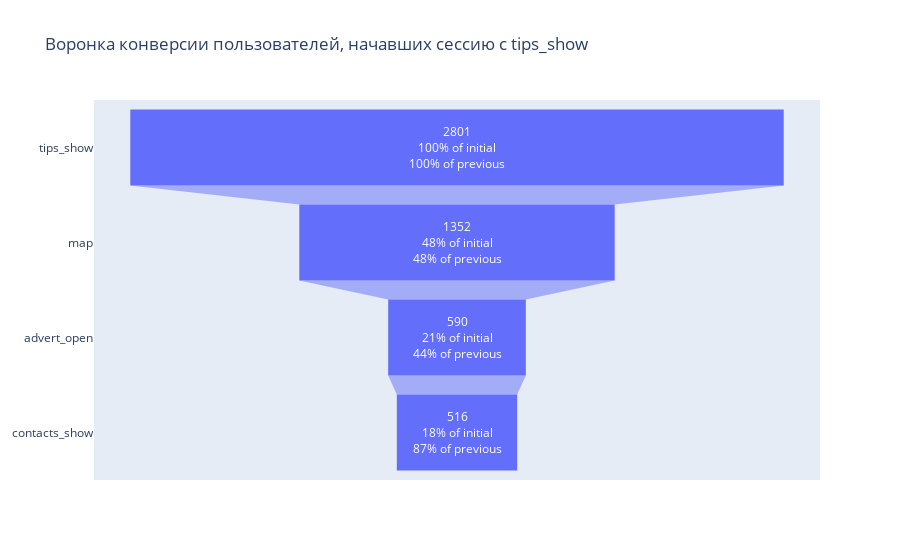

Source (notebook cell):
### Code cell
target_users_3 = data_all.query('event_name == "tips_show"')['user_id']
target_users_unique_3 = target_users_3.nunique()

# Формируем датасет с учетом выявленного сценария

target_events_3 = data_all.query('user_id in @target_users_3')
target_events_3 = target_events_3.query('event_name == ["map", "advert_open", "tips_show", "contacts_show"]')

# Находим количество пользователей и их долю

users_share_3 = (
    target_events_3
    .groupby('event_name')['user_id']
    .nunique()
    .sort_values(ascending=False)
    .reset_index()
    .rename(columns={'user_id': 'total_users'})
)
users_share_3['share'] = round(users_share_3['total_users'] / target_users_unique_3 * 100, 2)

# Строим воронку

fig = go.Figure()
fig = go.Figure(go.Funnel(
    y = users_share_3['event_name'],
    x = users_share_3['total_users'],
textinfo = "value+percent initial+percent previous"))
fig.update_layout(title='Воронка конверсии пользователей, начавших сессию с tips_show')
fig.show()

### Figure 1 — Plotly figure (JSON) as saved in the notebook; plotly's stock layout.template omitted (floating-point values rounded to 4 significant figures)
{"data": [{"textinfo": "value+percent initial+percent previous", "type": "funnel", "x": [2801, 1352, 590, 516], "y": ["tips_show", "map", "advert_open", "contacts_show"]}], "layout": {"title": {"text": "Воронка конверсии пользователей, начавших сессию с tips_show"}}}
